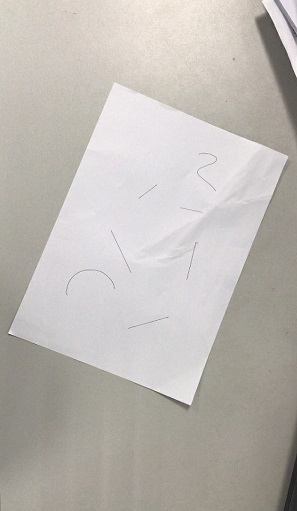
#> input picture blog36-jhbh/test01.jpg, 297 x 511 px
$ python blog36-10-ts.py
#> lines starting #> are read from the running program, lines starting #| are printed output that depends on the picture
# -*- coding: utf-8 -*-
#By:Eastmount CSDN 2021-02-01
import cv2
import numpy as np
import matplotlib.pyplot as plt

#读取图片
src = cv2.imread('test01.jpg')
#> src is the input picture: shape (511, 297, 3); mean B, G, R 179.5, 184.9, 189.5

#获取图像大小
rows, cols = src.shape[:2]
#> rows = 511; cols = 297

#设置图像透视变换矩阵
pos1 = np.float32([[114, 82], [287, 156], [8, 322], [216, 333]])
pos2 = np.float32([[0, 0], [188, 0], [0, 262], [188, 262]])
M = cv2.getPerspectiveTransform(pos1, pos2)

#图像透视变换
result = cv2.warpPerspective(src, M, (190, 272))
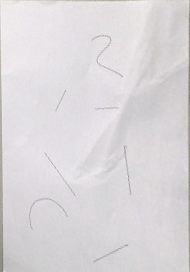
#> result: shape (272, 190, 3); mean B, G, R 218.1, 215.8, 218.8

#显示图像
cv2.imshow("original", src)
cv2.imshow("result", result)

#等待显示
cv2.waitKey(0)
cv2.destroyAllWindows()

$ run again, with blog36-jhbh/test.bmp saved as blog36-jhbh/test01.jpg
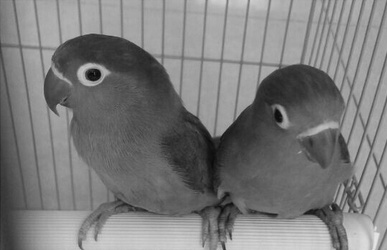
#> input picture blog36-jhbh/test.bmp, 387 x 250 px
#> src is the input picture: shape (250, 387, 3); min 4, max 230, mean 123
#> `result = cv2.warpPerspective(src, M, (190, 272))`:
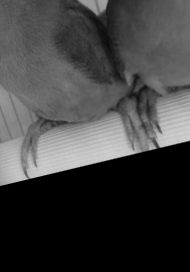
#> result: shape (272, 190, 3); min 0, max 207, mean 63.7
